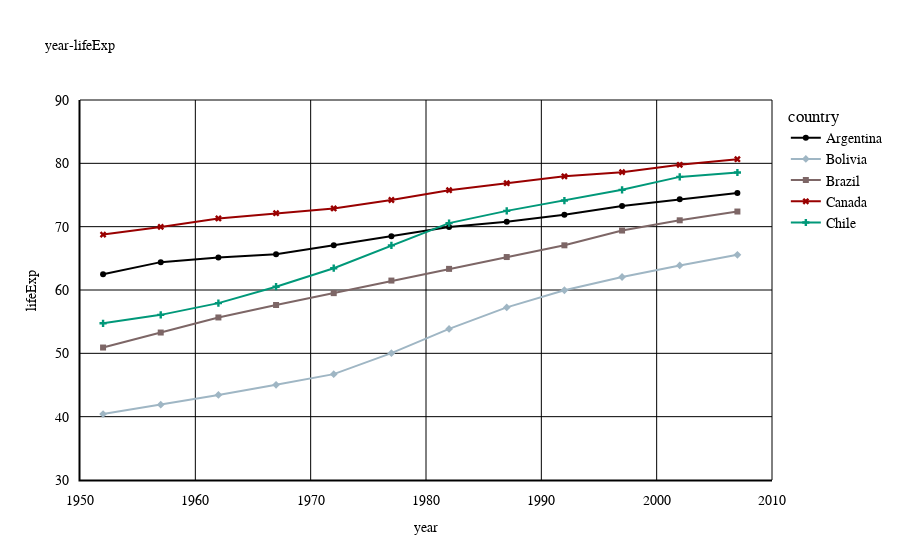

Here is the notebook cell this chart was saved with:
### Markdown cell above
# Example 1

### Code cell
fig = px.scatter(df2, 
                 x="year", 
                 y="lifeExp",
                 symbol = "country",
                 color="country",
                 hover_name="country",
                 hover_data={"country": False},
                 title="year-lifeExp"
                )

fig.update_traces(mode='lines+markers')
fig = utils.add_unit(fig, x=[1950,2010,10], y=[30,90,10])

# Key codes
# Here the grid layout is changed according to the api provided by plotly
# fig.update_xaxes(range=[1950,2010])
# fig.update_yaxes(range=[30,90])
fig = utils.resize_window(fig, x_range=[1950,2010], y_range=[30,90])

fig.show()
# fig = utils.resize_figure(fig, 100, 100)  # 200mm * 100 mm
# fig.write_image(f"output/figureSize.svg")

### Figure 1 — Plotly figure (JSON) as saved in the notebook; plotly's stock layout.template omitted (floating-point values rounded to 4 significant figures)
{"data": [{"customdata": [["Argentina"], ["Argentina"], ["Argentina"], ["Argentina"], ["Argentina"], ["Argentina"], ["Argentina"], ["Argentina"], ["Argentina"], ["Argentina"], ["Argentina"], ["Argentina"]], "hovertemplate": "year: %{x} %{text} <extra></extra>", "hovertext": ["Argentina", "Argentina", "Argentina", "Argentina", "Argentina", "Argentina", "Argentina", "Argentina", "Argentina", "Argentina", "Argentina", "Argentina"], "legendgroup": "Argentina", "marker": {"color": "black", "symbol": "circle"}, "mode": "lines+markers", "name": "Argentina", "orientation": "v", "showlegend": true, "text": [null, null, null, null, null, null, null, null, null, null, null, null], "type": "scatter", "x": [1952, 1957, 1962, 1967, 1972, 1977, 1982, 1987, 1992, 1997, 2002, 2007], "xaxis": "x", "y": [62.48, 64.4, 65.14, 65.63, 67.06, 68.48, 69.94, 70.77, 71.87, 73.28, 74.34, 75.32], "yaxis": "y"}, {"customdata": [["Bolivia"], ["Bolivia"], ["Bolivia"], ["Bolivia"], ["Bolivia"], ["Bolivia"], ["Bolivia"], ["Bolivia"], ["Bolivia"], ["Bolivia"], ["Bolivia"], ["Bolivia"]], "hovertemplate": "year: %{x} %{text} <extra></extra>", "hovertext": ["Bolivia", "Bolivia", "Bolivia", "Bolivia", "Bolivia", "Bolivia", "Bolivia", "Bolivia", "Bolivia", "Bolivia", "Bolivia", "Bolivia"], "legendgroup": "Bolivia", "marker": {"color": "rgb(159, 182, 196)", "symbol": "diamond"}, "mode": "lines+markers", "name": "Bolivia", "orientation": "v", "showlegend": true, "text": [null, null, null, null, null, null, null, null, null, null, null, null], "type": "scatter", "x": [1952, 1957, 1962, 1967, 1972, 1977, 1982, 1987, 1992, 1997, 2002, 2007], "xaxis": "x", "y": [40.41, 41.89, 43.43, 45.03, 46.71, 50.02, 53.86, 57.25, 59.96, 62.05, 63.88, 65.55], "yaxis": "y"}, {"customdata": [["Brazil"], ["Brazil"], ["Brazil"], ["Brazil"], ["Brazil"], ["Brazil"], ["Brazil"], ["Brazil"], ["Brazil"], ["Brazil"], ["Brazil"], ["Brazil"]], "hovertemplate": "year: %{x} %{text} <extra></extra>", "hovertext": ["Brazil", "Brazil", "Brazil", "Brazil", "Brazil", "Brazil", "Brazil", "Brazil", "Brazil", "Brazil", "Brazil", "Brazil"], "legendgroup": "Brazil", "marker": {"color": "rgb(125, 102, 102)", "symbol": "square"}, "mode": "lines+markers", "name": "Brazil", "orientation": "v", "showlegend": true, "text": [null, null, null, null, null, null, null, null, null, null, null, null], "type": "scatter", "x": [1952, 1957, 1962, 1967, 1972, 1977, 1982, 1987, 1992, 1997, 2002, 2007], "xaxis": "x", "y": [50.92, 53.28, 55.66, 57.63, 59.5, 61.49, 63.34, 65.2, 67.06, 69.39, 71.01, 72.39], "yaxis": "y"}, {"customdata": [["Canada"], ["Canada"], ["Canada"], ["Canada"], ["Canada"], ["Canada"], ["Canada"], ["Canada"], ["Canada"], ["Canada"], ["Canada"], ["Canada"]], "hovertemplate": "year: %{x} %{text} <extra></extra>", "hovertext": ["Canada", "Canada", "Canada", "Canada", "Canada", "Canada", "Canada", "Canada", "Canada", "Canada", "Canada", "Canada"], "legendgroup": "Canada", "marker": {"color": "rgb(153, 0, 0)", "symbol": "x"}, "mode": "lines+markers", "name": "Canada", "orientation": "v", "showlegend": true, "text": [null, null, null, null, null, null, null, null, null, null, null, null], "type": "scatter", "x": [1952, 1957, 1962, 1967, 1972, 1977, 1982, 1987, 1992, 1997, 2002, 2007], "xaxis": "x", "y": [68.75, 69.96, 71.3, 72.13, 72.88, 74.21, 75.76, 76.86, 77.95, 78.61, 79.77, 80.65], "yaxis": "y"}, {"customdata": [["Chile"], ["Chile"], ["Chile"], ["Chile"], ["Chile"], ["Chile"], ["Chile"], ["Chile"], ["Chile"], ["Chile"], ["Chile"], ["Chile"]], "hovertemplate": "year: %{x} %{text} <extra></extra>", "hovertext": ["Chile", "Chile", "Chile", "Chile", "Chile", "Chile", "Chile", "Chile", "Chile", "Chile", "Chile", "Chile"], "legendgroup": "Chile", "marker": {"color": "rgb(0, 152, 121)", "symbol": "cross"}, "mode": "lines+markers", "name": "Chile", "orientation": "v", "showlegend": true, "text": [null, null, null, null, null, null, null, null, null, null, null, null], "type": "scatter", "x": [1952, 1957, 1962, 1967, 1972, 1977, 1982, 1987, 1992, 1997, 2002, 2007], "xaxis": "x", "y": [54.74, 56.07, 57.92, 60.52, 63.44, 67.05, 70.56, 72.49, 74.13, 75.82, 77.86, 78.55], "yaxis": "y"}], "layout": {"autosize": true, "legend": {"title": {"text": "country"}, "tracegroupgap": 0}, "title": {"text": "year-lifeExp"}, "xaxis": {"anchor": "y", "domain": [0, 1], "range": [1950, 2010], "tickmode": "array", "ticktext": [1950, 1960, 1970, 1980, 1990, 2000, 2010], "tickvals": [1950, 1960, 1970, 1980, 1990, 2000, 2010], "title": {"text": "year"}, "type": "linear"}, "yaxis": {"anchor": "x", "domain": [0, 1], "range": [30, 90], "tickmode": "array", "ticktext": [30, 40, 50, 60, 70, 80, 90], "tickvals": [30, 40, 50, 60, 70, 80, 90], "title": {"text": "lifeExp"}, "type": "linear"}}}
